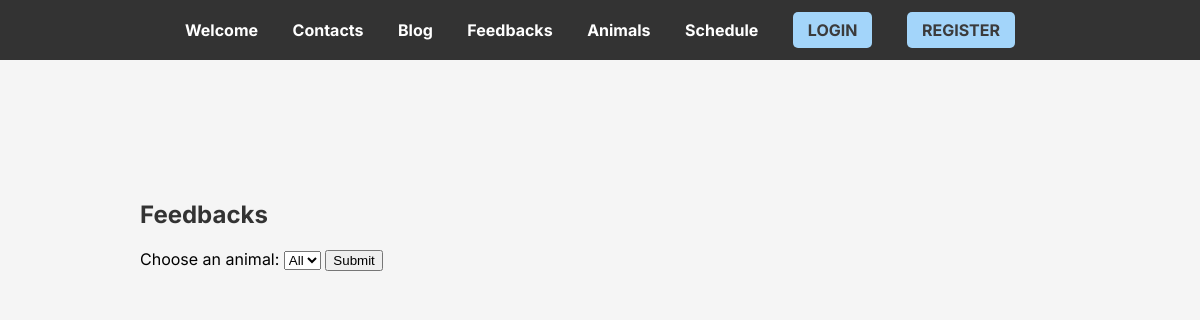
Page /blog/feedbacks on the earlier database version.
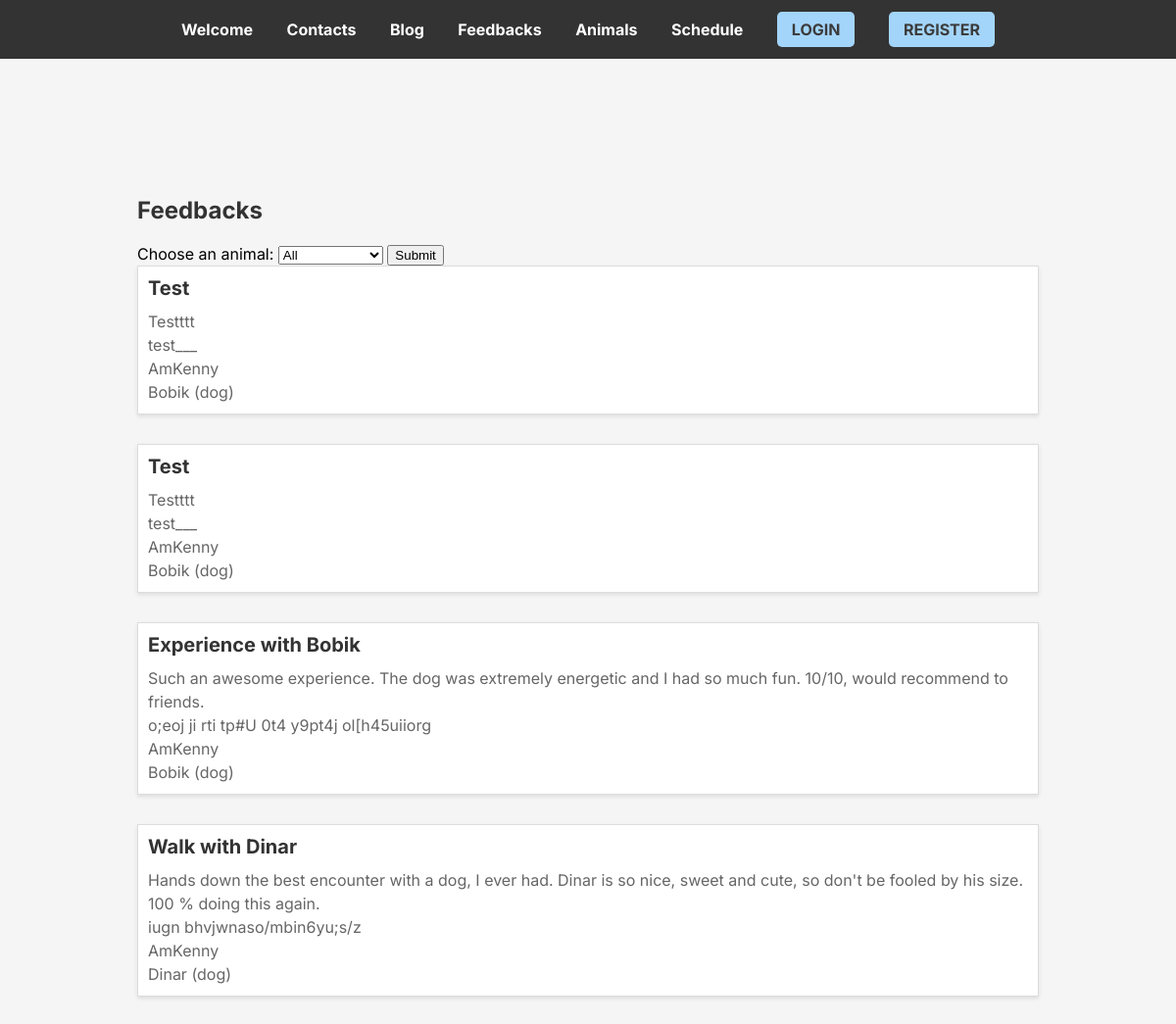
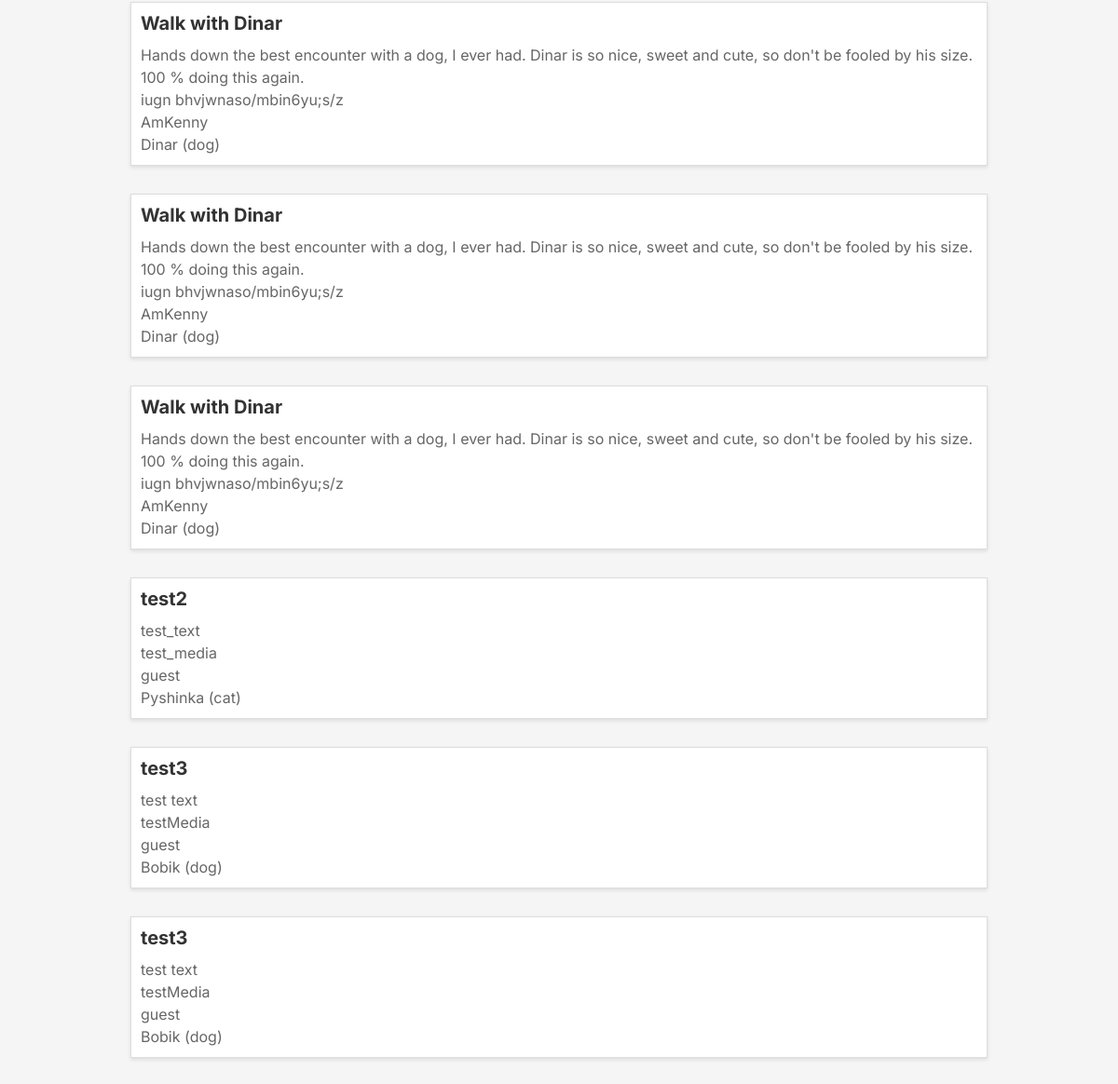
Same page on the later database version (2 pictures, top to bottom).
### blog/models.py (models this page shows, shortened)
class Feedback(models.Model):
    title = models.CharField(max_length=255)
    text = models.TextField()
    media = models.CharField(max_length=255)
    user = models.ForeignKey(User, on_delete=models.CASCADE)
    animal = models.ForeignKey(animals.models.Animal, on_delete=models.CASCADE, null=True)

### animals/models.py (models this page shows)
class Animal(models.Model):
    name = models.CharField(max_length=255)
    type = models.CharField(max_length=255)
    sex = models.ForeignKey(Sex, on_delete=models.CASCADE)
    age = models.PositiveIntegerField()
    breed = models.CharField(max_length=255)
    availability = models.BooleanField()
    description = models.TextField()
    healthy = models.BooleanField()
    def __str__(self):
        return f"{self.name} ({self.type})"

### blog/views.py (the view, shortened to what this page needs)
# urls.py: path('feedbacks', views.feedbacks, name='feedbacks')
def feedbacks(request):
    form = FeedbackForm()
    all_animals = animals.models.Animal.objects.all()
    animal_id = request.GET.get("animal_id")
    all_feedbacks = blog.models.Feedback.objects
    if animal_id:
        all_feedbacks = all_feedbacks.filter(animal_id=animal_id)
    results = all_feedbacks.all()
    return render(request, 'blog/feedbacks.html',
                  {"form": form, "feedbacks": results, "animals": all_animals})

### blog/forms.py
class FeedbackForm(ModelForm):
    class Meta:
        model = Feedback
        fields = ["title", "text", "media", "animal"]

### templates/blog/feedbacks.html (shortened to what this page needs)
{% extends "base.html" %}
{% block content %}
    <div class="blog">
        <h1 class="blog__title">Feedbacks</h1>
        <form method="get">
            <label for="animal_id">Choose an animal:</label>
            <select name="animal_id" id="animal_id">
                <option value="">All</option>
            </select>
            <input type="submit" value="Submit">
        </form>
        <div class="blog__posts">
            {% for feedback in feedbacks %}
                <div class="blog__post">
                    <h2 class="blog__post-title">{{ feedback.title }}</h2>
                    <p class="blog__post-text">{{ feedback.text }}</p>
                    <p class="blog__post-text">{{ feedback.media }}</p>
                    <p class="blog__post-text">{{ feedback.user }}</p>
                    <p class="blog__post-text">{{ feedback.animal }}</p>
                </div>
            {% endfor %}
        </div>
    </div>
{% endblock %}

Differences in the rows shown:
added Feedback: title "Test", text "Testttt", media "test___", user "AmKenny", animal "Bobik (dog)"
added Feedback: title "Test", text "Testttt", media "test___", user "AmKenny", animal "Bobik (dog)"
added Feedback: title "Experience with Bobik", text "Such an awesome experience. The dog was extremely energetic and I had so much fun. 10/10, would recommend to friends.", media "o;eoj ji rti tp#U 0t4 y9pt4j ol[h45uiiorg", user "AmKenny", animal "Bobik (dog)"
added Feedback: title "Walk with Dinar", text "Hands down the best encounter with a dog, I ever had. Dinar is so nice, sweet and cute, so don't be fooled by his size. 100 % doing this again.", media "iugn bhvjwnaso/mbin6yu;s/z", user "AmKenny", animal "Dinar (dog)"
added Feedback: title "Walk with Dinar", text "Hands down the best encounter with a dog, I ever had. Dinar is so nice, sweet and cute, so don't be fooled by his size. 100 % doing this again.", media "iugn bhvjwnaso/mbin6yu;s/z", user "AmKenny", animal "Dinar (dog)"
added Feedback: title "Walk with Dinar", text "Hands down the best encounter with a dog, I ever had. Dinar is so nice, sweet and cute, so don't be fooled by his size. 100 % doing this again.", media "iugn bhvjwnaso/mbin6yu;s/z", user "AmKenny", animal "Dinar (dog)"
added Feedback: title "Walk with Dinar", text "Hands down the best encounter with a dog, I ever had. Dinar is so nice, sweet and cute, so don't be fooled by his size. 100 % doing this again.", media "iugn bhvjwnaso/mbin6yu;s/z", user "AmKenny", animal "Dinar (dog)"
added Feedback: title "test2", text "test_text", media "test_media", user "guest", animal "Pyshinka (cat)"
added Feedback: title "test3", text "test text", media "testMedia", user "guest", animal "Bobik (dog)"
added Feedback: title "test3", text "test text", media "testMedia", user "guest", animal "Bobik (dog)"
